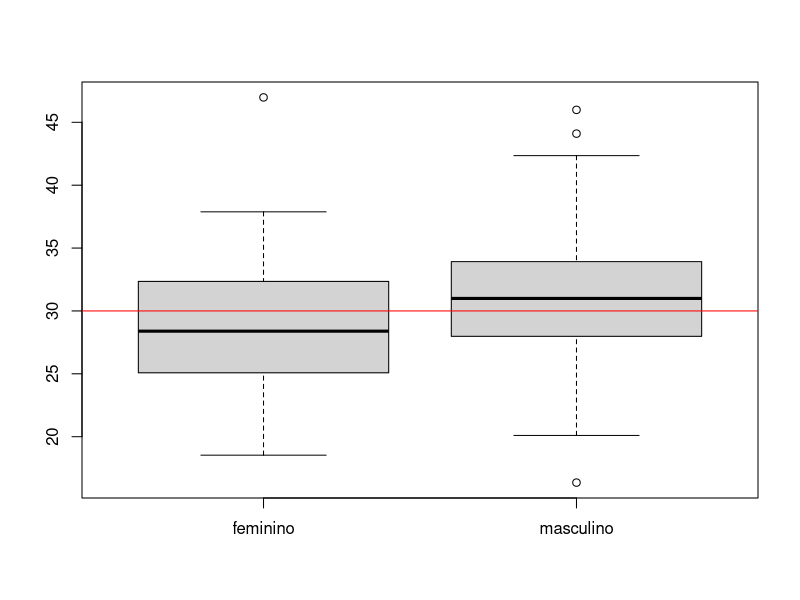

The R source for this figure:
## ---- chunk 1
feminino <- sort(c(33.34,27.35,33.04,22.45,33.77,32.14,26.2,25.08,32.35,31.05,24.99,26.86,
              27.63,24.24,26.39,33,34,29.92,32.92,24.47,28.28,28.21,24.21,31.09,28.39,
              25,31.35,23,31,22.53,28.65,30.55,23.75,32.98,18.53,29.05,27,34.21,23.1,
              37.88,31.94,25.51,29.65,46.98,36.45,21.87,35.34,27.94,26.88))
feminino
mean(feminino)
## ---- chunk 2
median(feminino)
## ---- chunk 3
masculino <- sort(c(26.51,30.99,28.4,31.8,28.86,28.25,28.74,23.72,36.93,32.94
                    ,39.18,29.47,22.37,25.17,16.35,26,21,32,34,31,39.03,28.95,
                    37.05,32.82,32.92,35.45,27.6,24.71,30.76,22.7,20.1,40.65,31.02,
                    34.69,32.88,28.18,35.85,22.35,32.28,30.71,21.78,29.73,28.32,
                    35.3,42.35,32.88,45.99,31.43,37.34,28.14,30.44,26.05,34.22,
                    29.84,44.1,32.08,24.48,30.45,32.65,27.98,31.83,34.42,27.48,
                    33.63,32.86,33.92))
masculino
mean(masculino)
## ---- chunk 4
median(masculino)
## ---- chunk 5
boxplot(list(feminino=feminino,masculino=masculino))
abline(h=30,col="red")
